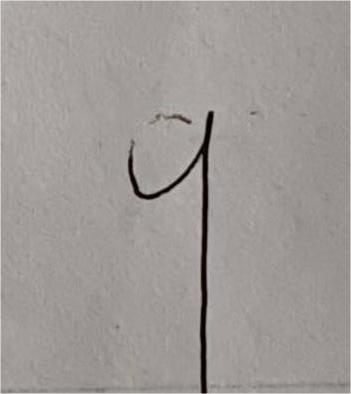
#> input picture model/LeNet/m/9.jpg, 351 x 394 px
$ python -i predict.py   (imports and definitions only)
#> lines starting #> are read from the running program, lines starting #| are printed output that depends on the picture; after the words box and inside, x2 and y2 are one past the last pixel; in counts of white or black regions, pixels touching at a corner belong together
#coding=utf-8
from lenet5 import *
import numpy as np
import os
import cv2
from PIL import Image
import matplotlib.pyplot as plt
import argparse  # 引入参数解析库

# 指定使用 GPU 0（原代码注释有误，已修正格式）
# os.environ["CUDA_VISIBLE_DEVICES"] = "0"
os.environ["CUDA_VISIBLE_DEVICES"] = "-1"
# 请确认这里的 log 路径是你存放 checkpoint (模型权重) 的真实路径
# 如果之前是在 log2 训练的，请改为 log2
log = '/home/yunbian/online-vision/model/LeNet/log/'

def load_image(image_path):
#> called with image_path = 'm/9.jpg'
    image = cv2.imread(image_path)
#> image is the input picture: shape (394, 351, 3); mean B, G, R 150.8, 153.8, 158.8
    if image is None:
        raise ValueError(f"无法找到图片: {image_path}，请检查路径是否正确。")

    # 1. 灰度
    gray_image = cv2.cvtColor(image, cv2.COLOR_BGR2GRAY)

    # 2. 去噪 + 对比度增强
    gray_blur = cv2.GaussianBlur(gray_image, (3, 3), 0)
    clahe = cv2.createCLAHE(clipLimit=2.0, tileGridSize=(4, 4))
    gray_enhanced = clahe.apply(gray_blur)
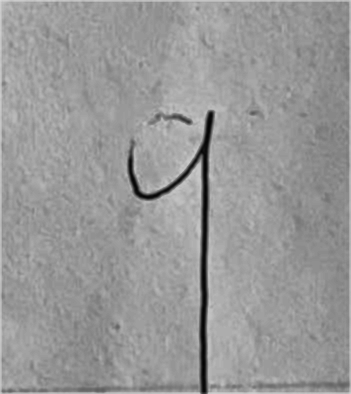
#> gray_enhanced: shape (394, 351); min 2, max 215, mean 152.4

    # 3. 自适应二值化：黑字变白字，背景变黑底
    min_side = min(gray_enhanced.shape[:2])
#> min_side = 351
    block_size = max(11, min(31, (min_side // 4) * 2 + 1))
#> block_size = 31

    binary_image = cv2.adaptiveThreshold(
        gray_enhanced,
        255,
        cv2.ADAPTIVE_THRESH_GAUSSIAN_C,
        cv2.THRESH_BINARY_INV,
        block_size,
        8
    )
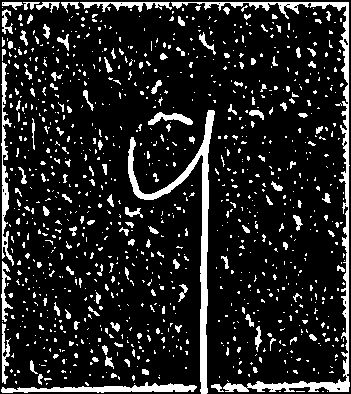
#> binary_image: shape (394, 351); 14% white; 1015 white regions (876 under 20 px), largest, box (x1, y1, x2, y2) and area: (171, 2, 350, 392) 3340, (128, 110, 215, 394) 2711, (1, 382, 197, 393) 1062

    # 4. 去小噪声，轻微加粗笔画
    kernel = np.ones((2, 2), np.uint8)
    binary_image = cv2.morphologyEx(binary_image, cv2.MORPH_OPEN, kernel, iterations=1)
#> binary_image: shape (394, 351); 12.5% white; 671 white regions (520 under 20 px), largest, box (x1, y1, x2, y2) and area: (129, 111, 216, 394) 2705, (2, 383, 198, 394) 1059, (248, 377, 351, 393) 727
    binary_image = cv2.dilate(binary_image, kernel, iterations=1)
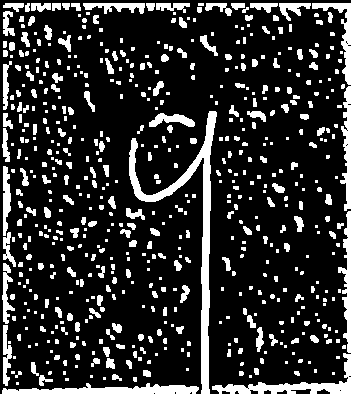
#> binary_image: shape (394, 351); 18.3% white; 604 white regions (349 under 20 px), largest, box (x1, y1, x2, y2) and area: (129, 111, 217, 394) 3186, (212, 353, 351, 394) 1308, (2, 383, 199, 394) 1295

    # 5. 清掉最外圈，防止图像边缘进入识别
    H, W = binary_image.shape
#> H = 394; W = 351
    border = 4
    binary_image[:border, :] = 0
    binary_image[-border:, :] = 0
    binary_image[:, :border] = 0
    binary_image[:, -border:] = 0
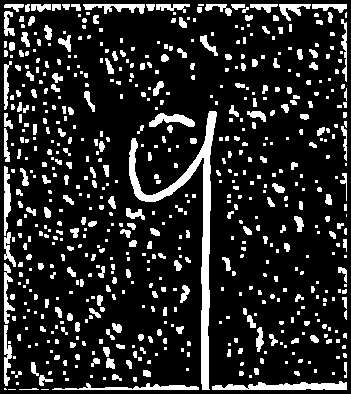
#> binary_image: shape (394, 351); 15.9% white; 628 white regions (360 under 20 px), largest, box (x1, y1, x2, y2) and area: (129, 111, 217, 390) 3150, (212, 381, 347, 390) 786, (52, 383, 199, 390) 475

    # 6. 用连通域代替 findContours 直接按面积排序
    # 核心：优先选择靠近图像中心、面积合理、不是边框线的区域
    num_labels, labels, stats, centroids = cv2.connectedComponentsWithStats(
        binary_image,
        connectivity=8
    )
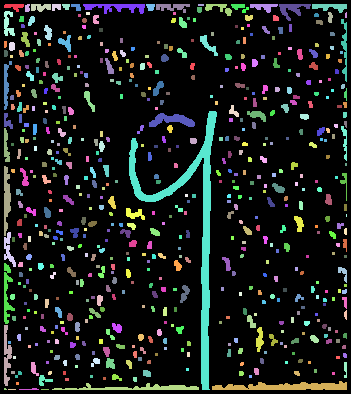
#> labels: shape (394, 351) int32; 629 distinct labels, from 0 to 628; one colour per label, 0 black
#> num_labels = 629; stats = 629 rows, first 6: [0, 0, 351, 394, 116258], [4, 4, 20, 8, 92], [25, 4, 5, 8, 35], [31, 4, 20, 8, 119], [52, 4, 9, 7, 52], [62, 4, 8, 6, 37]; centroids = 629 pairs, first value 4.8 to 346, second value 4.5 to 389

    candidates = []
    img_area = H * W
#> img_area = 138294

    for i in range(1, num_labels):
        x0 = stats[i, cv2.CC_STAT_LEFT]
        y0 = stats[i, cv2.CC_STAT_TOP]
        w0 = stats[i, cv2.CC_STAT_WIDTH]
        h0 = stats[i, cv2.CC_STAT_HEIGHT]
        area = stats[i, cv2.CC_STAT_AREA]

        box_area = w0 * h0
        if area < 20:
            continue

        # 过滤过大的纸张边框、阴影块
        if box_area > 0.45 * img_area:
            continue

        # 过滤横向边框线
        if w0 > 0.35 * W and h0 < 0.10 * H:
            continue

        # 过滤纵向边框线
        if h0 > 0.35 * H and w0 < 0.025 * W:
            continue

        # 过滤贴边的大块干扰
        if (x0 <= 3 or y0 <= 3 or x0 + w0 >= W - 3 or y0 + h0 >= H - 3) and area > 0.08 * img_area:
            continue

        cx, cy = centroids[i]
        center_dist = ((cx - W / 2.0) / W) ** 2 + ((cy - H / 2.0) / H) ** 2

        # 面积越大、越靠近中心，分数越高
        # 这样可以避免把纸张底部横线当成数字
        score = area * np.exp(-6.0 * center_dist)

        candidates.append((score, i, x0, y0, w0, h0, area))
#> this loop made 628 passes
#> (x0, y0, w0, h0, area, box_area, cx, cy) on passes 1 to 3: (4, 4, 20, 8, 92, 160, 13.99, 6.12), (25, 4, 5, 8, 35, 40, 26.91, 7.66), (31, 4, 20, 8, 119, 160, 40.14, 6.86)
#> after the loop, candidates = 266 items, first 6: (6.32, 1, 4, 4, 20, 8, 92), (2.99, 2, 25, 4, 5, 8, 35), (12.05, 3, 31, 4, 20, 8, 119), (6.37, 4, 52, 4, 9, 7, 52), (5.03, 5, 62, 4, 8, 6, 37), (7.16, 6, 71, 4, 10, 7, 47)

    if candidates:
        candidates = sorted(candidates, key=lambda t: t[0], reverse=True)
#> candidates = 266 items

        # 只取分数最高的连通域作为数字主体
        # 这是为了避免把纸张边框、小横线一起裁进去
        _, best_i, x0, y0, w0, h0, area = candidates[0]
#> best_i = 189; x0 = 129; y0 = 111; w0 = 88; h0 = 279; area = 3150

        mask = np.zeros_like(binary_image)
        mask[labels == best_i] = 255

        # 对主体区域裁剪
        ys, xs = np.where(mask > 0)
        x, y, w, h = cv2.boundingRect(np.column_stack((xs, ys)).astype(np.int32))

        margin = max(4, int(0.20 * max(w, h)))
        x = max(0, x - margin)
        y = max(0, y - margin)
        w = min(W - x, w + 2 * margin)
#> w = 198
        h = min(H - y, h + 2 * margin)
#> h = 338

        digit = mask[y:y + h, x:x + w]
    else:
        digit = np.zeros((20, 20), dtype=np.uint8)

    # 7. 等比缩放到 20x20，再 pad 到 28x28
    h, w = digit.shape
    if h == 0 or w == 0:
        resized = np.zeros((20, 20), dtype=np.uint8)
    else:
        scale = 20.0 / max(h, w)
#> scale = 0.0592
        new_w = max(1, int(w * scale))
#> new_w = 11
        new_h = max(1, int(h * scale))
#> new_h = 20
        resized = cv2.resize(digit, (new_w, new_h), interpolation=cv2.INTER_AREA)
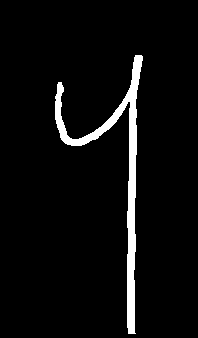
#> digit: shape (338, 198); 4.7% white; 1 white region, box (x1, y1, x2, y2) and area: (55, 55, 143, 334) 3150

    canvas = np.zeros((28, 28), dtype=np.uint8)
    pad_x = (28 - resized.shape[1]) // 2
#> pad_x = 8
    pad_y = (28 - resized.shape[0]) // 2
#> pad_y = 4
    canvas[pad_y:pad_y + resized.shape[0], pad_x:pad_x + resized.shape[1]] = resized
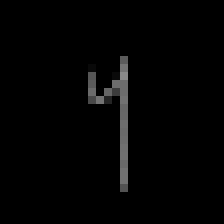
#> canvas: shape (28, 28) (shown 8 times larger); min 0, max 137, mean 3.4

    # 8. 按重心居中
    m = cv2.moments(canvas)
    if m["m00"] != 0:
        cx = m["m10"] / m["m00"]
#> cx = 14.14
        cy = m["m01"] / m["m00"]
#> cy = 13.63
        shift_x = 14 - cx
#> shift_x = -0.139
        shift_y = 14 - cy
        M = np.float32([[1, 0, shift_x], [0, 1, shift_y]])
        canvas = cv2.warpAffine(canvas, M, (28, 28), flags=cv2.INTER_LINEAR, borderValue=0)

    normalized_image = canvas.astype(np.float32) / 255.0
    flattened_image = np.reshape(normalized_image, (1, 784))

    return image, gray_image, binary_image, normalized_image, flattened_image

# [59 lines left out: function correct_by_shape, not called in this run]

# [96 lines not run here, left out]

>>> result = load_image('m/9.jpg')
#> result = 5 items

$ run again, on model/LeNet/m/1.png
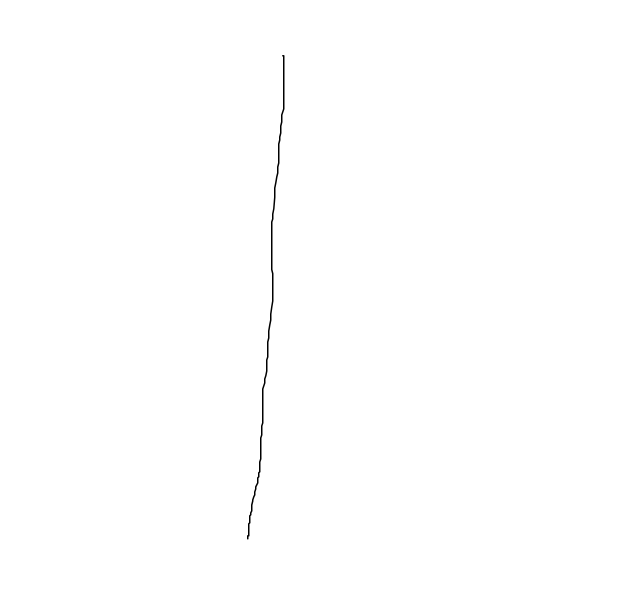
#> input picture model/LeNet/m/1.png, 1244 x 1232 px (shown at 1/2 size)
#> in load_image, image is the input picture: shape (1232, 1244, 3); min 0, max 255, mean 254.5
#> in load_image, `binary_image = cv2.morphologyEx(binary_image, cv2.MORPH_OPEN, kernel, ..`:
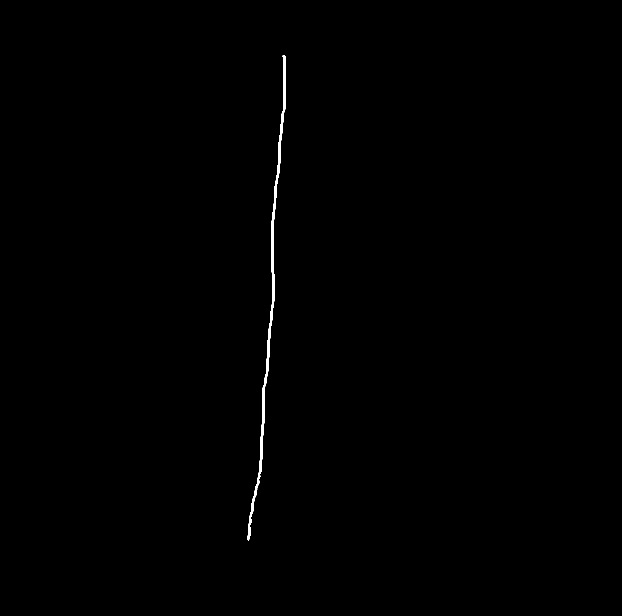
#> binary_image: shape (1232, 1244) (shown at 1/2 size); 0.3% white; 1 white region, box (x1, y1, x2, y2) and area: (494, 110, 571, 1081) 4586
#> labels: shape (1232, 1244) int32; values 0 (black) and 1 (white), 0.37% white; 1 white region, box (x1, y1, x2, y2) and area: (494, 110, 572, 1082) 5651
#> num_labels = 2; stats = [[0, 0, 1244, 1232, 1526957], [494, 110, 78, 972, 5651]]; centroids = [[621.8, 615.6], [540, 594.2]]
#> the loop in load_image, `for i in range(1, num_labels):` made 1 pass
#> (x0, y0, w0, h0, area, box_area, cx, cy) on pass 1: (494, 110, 78, 972, 5651, 75816, 540, 594.2)
#> after the loop in load_image, `for i in range(1, num_labels):`: candidates = [(5495.2, 1, 494, 110, 78, 972, 5651)]
#> best_i = 1
#> digit: shape (1232, 466); 0.98% white; 1 white region, box (x1, y1, x2, y2) and area: (194, 110, 272, 1082) 5651
#> in load_image, `flattened_image = np.reshape(normalized_image, (1, 784))`:
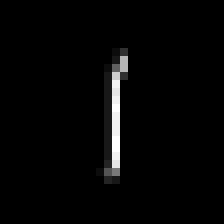
#> normalized_image: shape (28, 28) float32 (shown 8 times larger); min 0, max 0.0824, mean 0.00168; drawn with min black and max white
#> result = 5 items

$ run again, on model/LeNet/m/3.png
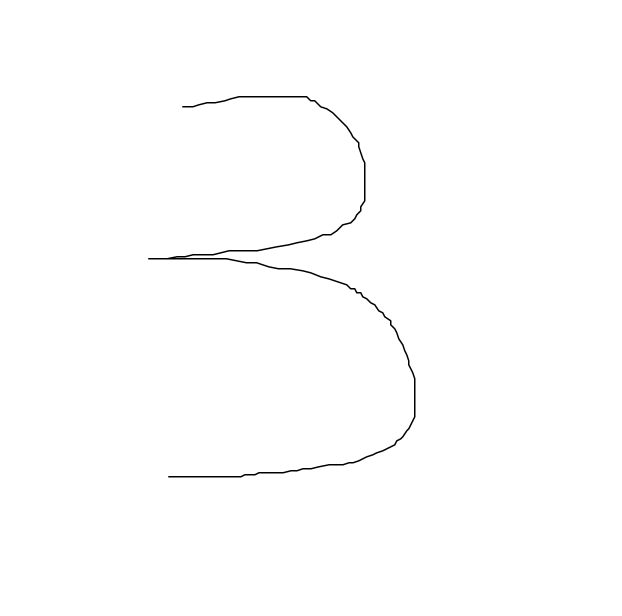
#> input picture model/LeNet/m/3.png, 1244 x 1232 px (shown at 1/2 size)
#> in load_image, image is the input picture: shape (1232, 1244, 3); min 0, max 255, mean 253.9
#> in load_image, `binary_image = cv2.dilate(binary_image, kernel, iterations=1)`:
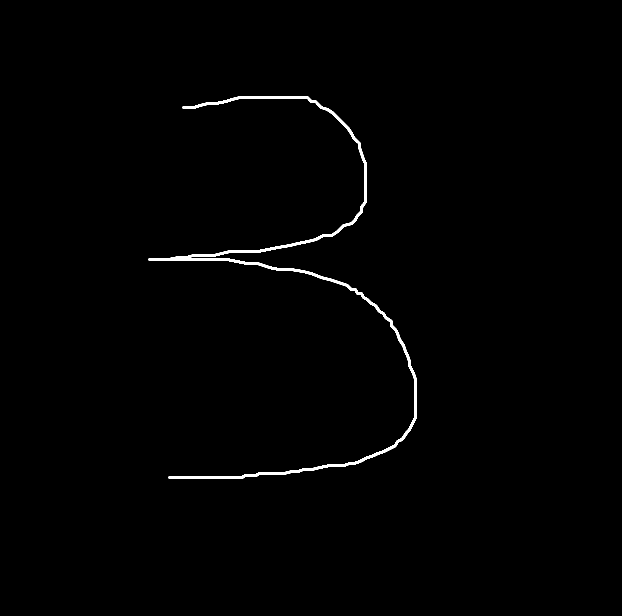
#> binary_image: shape (1232, 1244) (shown at 1/2 size); 0.79% white; 1 white region, box (x1, y1, x2, y2) and area: (297, 192, 834, 958) 12068
#> num_labels = 2; stats = [[0, 0, 1244, 1232, 1520540], [297, 192, 537, 766, 12068]]; centroids = [[621.7, 615.8], [601.3, 577.9]]
#> the loop in load_image, `for i in range(1, num_labels):` made 1 pass
#> (x0, y0, w0, h0, area, box_area, cx, cy) on pass 1: (297, 192, 537, 766, 12068, 411342, 601.3, 577.9)
#> after the loop in load_image, `for i in range(1, num_labels):`: candidates = [(11978.9, 1, 297, 192, 537, 766, 12068)]
#> best_i = 1
#> digit: shape (1072, 843); 1.3% white; 1 white region, box (x1, y1, x2, y2) and area: (153, 153, 690, 919) 12068
#> in load_image, `flattened_image = np.reshape(normalized_image, (1, 784))`:
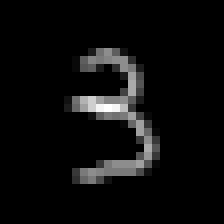
#> normalized_image: shape (28, 28) float32 (shown 8 times larger); min 0, max 0.106, mean 0.00513; drawn with min black and max white
#> result = 5 items

$ run again, on model/LeNet/m/33.png
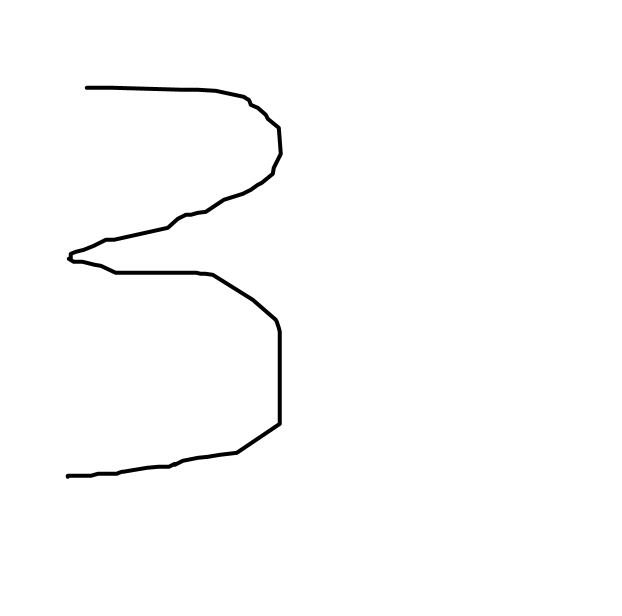
#> input picture model/LeNet/m/33.png, 1244 x 1232 px (shown at 1/2 size)
#> in load_image, image is the input picture: shape (1232, 1244, 3); min 0, max 255, mean 252.2
#> labels: shape (1232, 1244) int32; values 0 (black) and 1 (white), 1.3% white; 1 white region, box (x1, y1, x2, y2) and area: (132, 172, 568, 960) 19857
#> num_labels = 2; stats = [[0, 0, 1244, 1232, 1512751], [132, 172, 436, 788, 19857]]; centroids = [[624.6, 616.4], [385.7, 547.2]]
#> the loop in load_image, `for i in range(1, num_labels):` made 1 pass
#> (x0, y0, w0, h0, area, box_area, cx, cy) on pass 1: (132, 172, 436, 788, 19857, 343568, 385.7, 547.2)
#> after the loop in load_image, `for i in range(1, num_labels):`: candidates = [(15695.1, 1, 132, 172, 436, 788, 19857)]
#> best_i = 1
#> digit: shape (1102, 750); 2.4% white; 1 white region, box (x1, y1, x2, y2) and area: (132, 157, 568, 945) 19857
#> in load_image, `flattened_image = np.reshape(normalized_image, (1, 784))`:
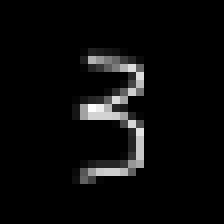
#> normalized_image: shape (28, 28) float32 (shown 8 times larger); min 0, max 0.184, mean 0.00796; drawn with min black and max white
#> result = 5 items
